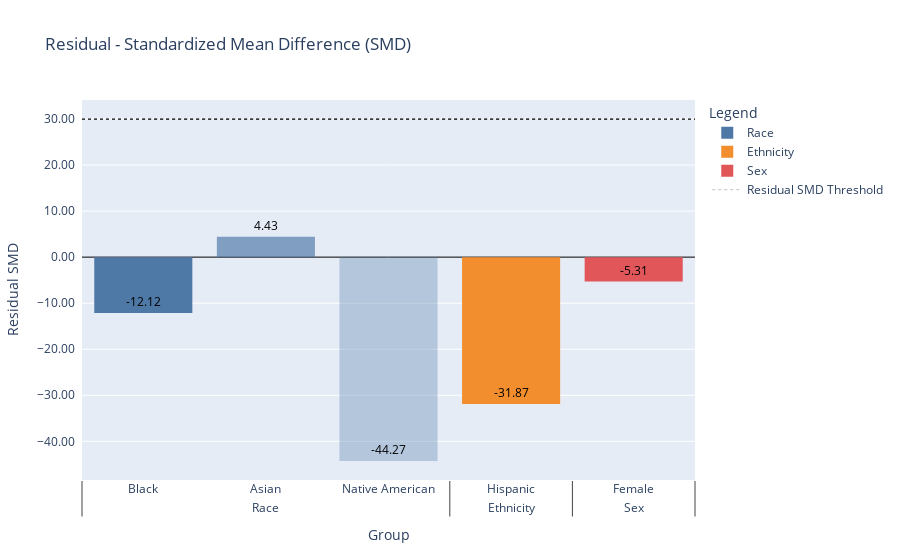

This figure's notebook cell:
### Markdown cell above
## Residual Standardized Mean Difference

### Code cell
rsmd = sd.residual_standardized_mean_difference(
    **common_info_for_testing,
    prediction=df.loc[~train, 'predictions'],
    label=df.loc[~train, label],
    residual_smd_threshold=30,
    lower_score_favorable=True,
)
display(rsmd.plot())
sd.ui.show(rsmd.summary_table)

### Figure 1 — Plotly figure (JSON) as saved in the notebook; plotly's stock layout.template omitted (floating-point values rounded to 4 significant figures)
{"data": [{"cliponaxis": false, "hovertemplate": "%{x}, %{y}<extra></extra>", "marker": {"color": "RGBA(78, 121, 167, 1.0)", "line": {"color": "rgb(8,48,107)", "width": 0}, "pattern": {"shape": ""}}, "name": "Race", "showlegend": true, "text": "-12.12", "textfont": {"color": "Black"}, "type": "bar", "x": [["Race"], ["Black"]], "y": [-12.12]}, {"cliponaxis": false, "hovertemplate": "%{x}, %{y}<extra></extra>", "marker": {"color": "RGBA(78, 121, 167, 0.6666666666666667)", "line": {"color": "rgb(8,48,107)", "width": 0}, "pattern": {"shape": ""}}, "name": "Race", "showlegend": false, "text": "4.43", "textfont": {"color": "Black"}, "type": "bar", "x": [["Race"], ["Asian"]], "y": [4.431]}, {"cliponaxis": false, "hovertemplate": "%{x}, %{y}<extra></extra>", "marker": {"color": "RGBA(78, 121, 167, 0.3333333333333334)", "line": {"color": "rgb(8,48,107)", "width": 0}, "pattern": {"shape": ""}}, "name": "Race", "showlegend": false, "text": "-44.27", "textfont": {"color": "Black"}, "type": "bar", "x": [["Race"], ["Native American"]], "y": [-44.27]}, {"cliponaxis": false, "hovertemplate": "%{x}, %{y}<extra></extra>", "marker": {"color": "RGBA(242, 142, 45, 1.0)", "line": {"color": "rgb(8,48,107)", "width": 0}, "pattern": {"shape": ""}}, "name": "Ethnicity", "showlegend": true, "text": "-31.87", "textfont": {"color": "Black"}, "type": "bar", "x": [["Ethnicity"], ["Hispanic"]], "y": [-31.87]}, {"cliponaxis": false, "hovertemplate": "%{x}, %{y}<extra></extra>", "marker": {"color": "RGBA(225, 87, 89, 1.0)", "line": {"color": "rgb(8,48,107)", "width": 0}, "pattern": {"shape": ""}}, "name": "Sex", "showlegend": true, "text": "-5.31", "textfont": {"color": "Black"}, "type": "bar", "x": [["Sex"], ["Female"]], "y": [-5.311]}, {"line": {"color": "Black", "dash": "dot", "width": 0.25}, "mode": "lines", "name": "Residual SMD Threshold", "text": "Residual SMD Threshold", "type": "scatter", "x": [["Race", "Race", "Race", "Ethnicity", "Sex"], ["Black", "Asian", "Native American", "Hispanic", "Female"]], "y": [30, 30, 30, 30, 30]}], "layout": {"legend": {"title": {"text": "Legend"}}, "scene": {"yaxis": {"exponentformat": "none", "separatethousands": true}}, "shapes": [{"line": {"color": "Black", "dash": "dot", "width": 1.25}, "name": "Residual SMD Threshold", "type": "line", "x0": 0, "x1": 1, "xref": "paper", "y0": 0.95, "y1": 0.95, "yref": "paper"}], "title": {"text": "Residual - Standardized Mean Difference (SMD)"}, "uniformtext": {"minsize": 8, "mode": "hide"}, "xaxis": {"fixedrange": true, "title": {"text": "Group"}}, "yaxis": {"fixedrange": true, "tickformat": "0,.2f", "ticksuffix": "  ", "title": {"text": "Residual SMD"}, "zeroline": true, "zerolinecolor": "Black", "zerolinewidth": 1}}}
